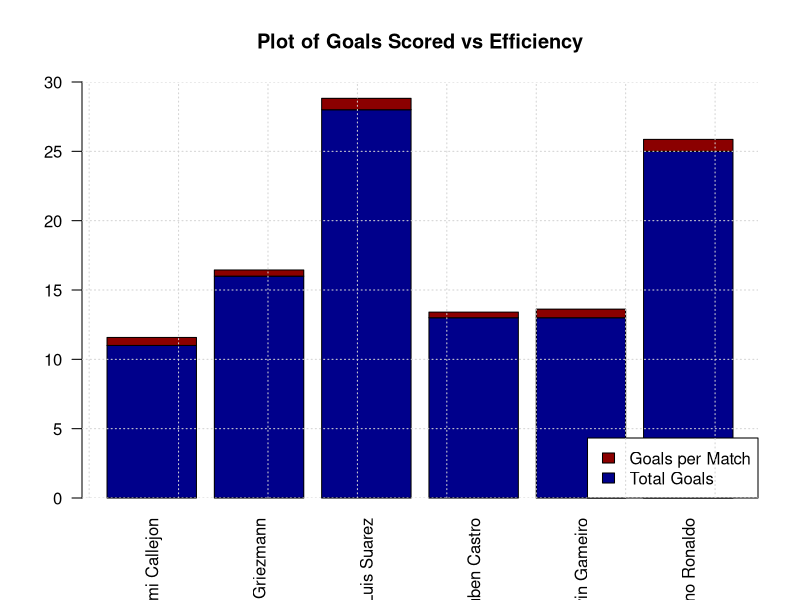

This chart was generated by the following R code:
############################# LESSON 02: MATRICES #############################

############################# 01. Building Matrices #############################
matches_played <- c(19, 36, 34, 32, 21, 29)
player_names <- c("Juanmi Callejon", "Antoine Griezmann", "Luis Suarez", 
                  "Ruben Castro", "Kevin Gameiro", "Cristiano Ronaldo")
minutes_played <- c(1849, 3129, 2940, 2842, 1745, 2634)
goals_scored <- c(11, 16, 28, 13, 13, 25)

?matrix()
player_matrix <-  matrix(player_names, nrow = 2, ncol = 3)
player_matrix

player_matrix <-  matrix(player_names, nrow = 2, ncol = 3, byrow= T)
player_matrix

is.matrix(player_matrix)
#[ROW, COLUMN] # 1-based index 

### rbind
stats_matrix <-  rbind(player_names, minutes_played, goals_scored)
stats_matrix

is.matrix(stats_matrix)
is.numeric(stats_matrix)

### cbind
stats_matrix <- cbind(matches_played, minutes_played, goals_scored)
stats_matrix

is.numeric(stats_matrix)
?rownames()
rownames(stats_matrix) <- player_names

############################# 02. Matrix Indexing #############################
stats_matrix[1,]
stats_matrix[1,1]
stats_matrix[1,3]
stats_matrix[,1]

stats_matrix["Juanmi Callejon",]
stats_matrix["Cristiano Ronaldo",]
stats_matrix[,"goals_scored"]
stats_matrix["Cristiano Ronaldo",1]

############################# 03. Matrix Operations #############################
goals_per_match <- stats_matrix[,"goals_scored"] / stats_matrix[,"matches_played"]
goals_per_match

stats_matrix <- cbind(stats_matrix, goals_per_match)
stats_matrix

############################# 04. Matrix Visualisation #############################
?matplot()
?barplot()
?t()
barplot(t(stats_matrix[,c("goals_scored", "goals_per_match")]),
        col = c('darkblue','darkred'), # R colour palette
        las = 2,
        main = "Plot of Goals Scored vs Efficiency",
        #sub = "Goals vs efficiency per player",
        ylim = c(0,30),
        legend.text = c("Total Goals", "Goals per Match"),
        args.legend = list(x="bottomright")
        )

grid()



